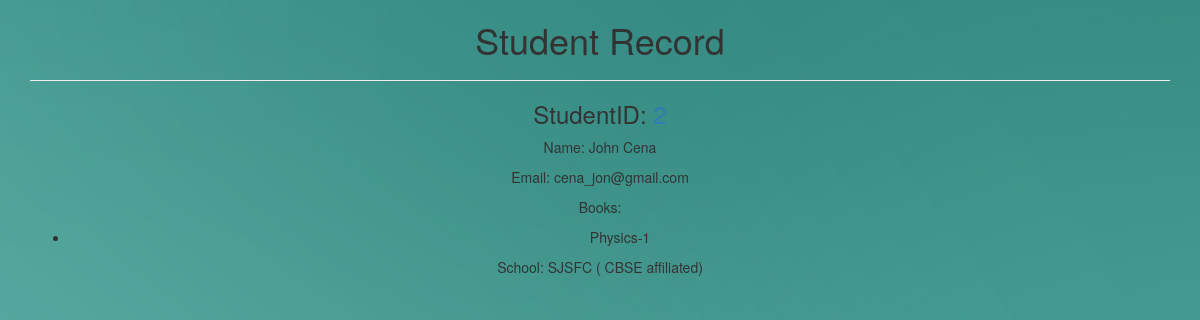
/students/2/, run on the app's committed database.
### students/models.py (models this page shows, shortened)
class Student(models.Model):
	sid        = models.IntegerField(default = 0)
	fname      = models.CharField(max_length = 35)
	lname      = models.CharField(max_length = 35)
	email      = models.EmailField(max_length = 254)
	gender     = models.CharField(max_length = 10)
	school     = models.ForeignKey(School ,on_delete = models.CASCADE)
	book       = models.ManyToManyField(Book)

class Book(models.Model):
	title     =  models.CharField(max_length = 100)
	publisher =  models.CharField(max_length = 50,default = "GOD")
	def __str__(self):
		return self.title

class School(models.Model):
	sname       = models.CharField(max_length = 100)
	affiliation = models.CharField(max_length = 10, default = "CBSE")

### students/views.py (the view)
# urls.py: path('<int:sid>/', views.student_detail, name="detail"),
def student_detail(request, sid):
	student = Student.objects.get(sid = sid)
	return render(request, 'students/detail.html',
		{'student':student})

### students/templates/students/detail.html
{% extends 'base_layout.html' %}
{% block content %}
<center>
	<h1> Student Record </h1>
	<hr/>
		<div class = "student">
			<h3> StudentID:
			   <a href = "{% url 'detail' sid=student.sid %}" > {{ student.id }}</a></h3>
				<p> Name: {{ student.fname }} {{ student.lname }} </p>
				<p> Email: {{ student.email }}</p>
				<div class="book_list"><p> Books: {% for boook in student.book.all %}</p>
					<ul><li>{{ boook }}</li></ul>
				</div>
				{% endfor %}
				<p> School: {{student.school.sname}} ( {{student.school.affiliation}} affiliated) </p>
	</div>
</center>
{% endblock %}

### static/style.css (style rules this page uses)
body { background-image: url(/static/b.jpg); }

### data on the page
Student: fname "John", lname "Cena", email "cena_jon@gmail.com", school.sname "SJSFC", school.affiliation "CBSE"
Book: title "Physics-1"
